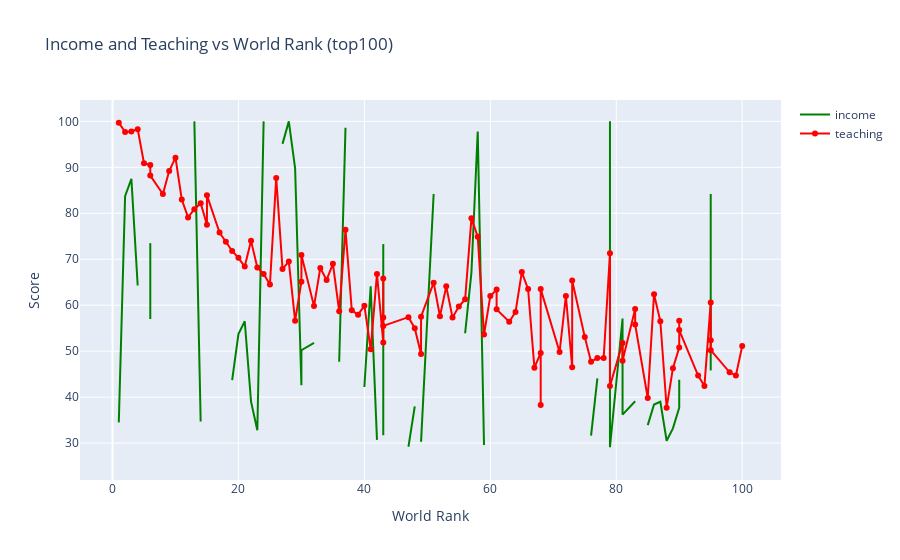

Notebook cell for this chart:
### Markdown cell above
As it can be seen, for all 3 years of data, the citations do not have any clear trend to the world ranking

### Code cell
df=timesData.iloc[:100,:]
trace1=go.Scatter(x=df.world_rank,y=df.income,
                  mode='lines',name='income',marker=dict(color='green'),text=df.university_name)
trace2=go.Scatter(x=df.world_rank,y=df.teaching, marker=dict(color='red'),mode='lines+markers',text=df.university_name,name='teaching')
data=[trace1,trace2]

layout=dict(title='Income and Teaching vs World Rank (top100)',
           xaxis=dict(title='World Rank'),yaxis=dict(title='Score',ticklen=5))

data=[trace1,trace2]
fig=dict(data=data,layout=layout)


iplot(fig)

### Figure 1 — Plotly figure (JSON) as saved in the notebook; plotly's stock layout.template omitted (floating-point values rounded to 4 significant figures)
{"data": [{"marker": {"color": "green"}, "mode": "lines", "name": "income", "text": ["Harvard University", "California Institute of Technology", "Massachusetts Institute of Technology", "Stanford University", "Princeton University", "University of Cambridge", "University of Oxford", "University of California, Berkeley", "Imperial College London", "Yale University", "University of California, Los Angeles", "University of Chicago", "Johns Hopkins University", "Cornell University", "ETH Zurich – Swiss Federal Institute of Technology Zurich", "University of Michigan", "University of Toronto", "Columbia University", "University of Pennsylvania", "Carnegie Mellon University", "University of Hong Kong", "University College London", "University of Washington", "Duke University", "Northwestern University", "University of Tokyo", "Georgia Institute of Technology", "Pohang University of Science and Technology", "University of California, Santa Barbara", "University of British Columbia", "University of North Carolina at Chapel Hill", "University of California, San Diego", "University of Illinois at Urbana-Champaign", "National University of Singapore", "McGill University", "University of Melbourne", "Peking University", "Washington University in St Louis", "École Polytechnique", "University of Edinburgh", "Hong Kong University of Science and Technology", "École Normale Supérieure", "Australian National University", "Karolinska Institute", "University of Göttingen", "University of Wisconsin", "Rice University", "École Polytechnique Fédérale de Lausanne", "University of California, Irvine", "University of Science and Technology of China", "Vanderbilt University", "University of Minnesota", "Tufts University", "University of California, Davis", "Brown University", "University of Massachusetts", "Kyoto University", "Tsinghua University", "Boston University", "New York University", "Emory University", "LMU Munich", "University of Notre Dame", "University of Pittsburgh", "Case Western Reserve University", "Ohio State University", "University of Colorado Boulder", "University of Bristol", "University of California, Santa Cruz", "Yeshiva University", "University of Sydney", "University of Virginia", "University of Adelaide", "University of Southern California", "William & Mary", "Trinity College Dublin", "King’s College London", "Stony Brook University", "Korea Advanced Institute of Science and Technology (KAIST)", "University of Sussex", "The University of Queensland", "University of York", "Heidelberg University", "University of Utah", "Durham University", "London School of Economics and Political Science", "University of Manchester", "Royal Holloway, University of London", "Lund University", "University of Southampton", "University of Zurich", "Wake Forest University", "McMaster University", "University College Dublin", "George Washington University", "University of Arizona", "University of Basel", "University of Maryland, College Park", "Dartmouth College", "École Normale Supérieure de Lyon"], "type": "scatter", "x": ["1", "2", "3", "4", "5", "6", "6", "8", "9", "10", "11", "12", "13", "14", "15", "15", "17", "18", "19", "20", "21", "22", "23", "24", "25", "26", "27", "28", "29", "30", "30", "32", "33", "34", "35", "36", "37", "38", "39", "40", "41", "42", "43", "43", "43", "43", "47", "48", "49", "49", "51", "52", "53", "54", "55", "56", "57", "58", "59", "60", "61", "61", "63", "64", "65", "66", "67", "68", "68", "68", "71", "72", "73", "73", "75", "76", "77", "78", "79", "79", "81", "81", "83", "83", "85", "86", "87", "88", "89", "90", "90", "90", "93", "94", "95", "95", "95", "98", "99", "100"], "y": ["34.5", "83.7", "87.5", "64.3", "-", "57.0", "73.5", "-", "92.9", "-", "-", "-", "100.0", "34.7", "-", "59.6", "-", "-", "43.7", "53.7", "56.5", "39.0", "32.8", "100.0", "-", "-", "95.1", "100.0", "89.8", "42.6", "50.2", "51.8", "-", "40.5", "-", "47.7", "98.6", "-", "-", "42.2", "64.1", "30.7", "-", "73.3", "31.7", "-", "29.2", "38.0", "-", "30.3", "84.2", "-", "-", "48.0", "-", "53.9", "67.1", "97.8", "29.6", "-", "-", "40.4", "-", "37.9", "-", "-", "-", "36.2", "-", "-", "90.8", "-", "52.7", "-", "-", "31.6", "44.1", "-", "100.0", "29.1", "57.1", "36.2", "39.1", "-", "33.9", "38.4", "39.0", "30.5", "33.2", "37.7", "43.8", "-", "-", "-", "-", "84.2", "45.8", "-", "-", "26.1"]}, {"marker": {"color": "red"}, "mode": "lines+markers", "name": "teaching", "text": ["Harvard University", "California Institute of Technology", "Massachusetts Institute of Technology", "Stanford University", "Princeton University", "University of Cambridge", "University of Oxford", "University of California, Berkeley", "Imperial College London", "Yale University", "University of California, Los Angeles", "University of Chicago", "Johns Hopkins University", "Cornell University", "ETH Zurich – Swiss Federal Institute of Technology Zurich", "University of Michigan", "University of Toronto", "Columbia University", "University of Pennsylvania", "Carnegie Mellon University", "University of Hong Kong", "University College London", "University of Washington", "Duke University", "Northwestern University", "University of Tokyo", "Georgia Institute of Technology", "Pohang University of Science and Technology", "University of California, Santa Barbara", "University of British Columbia", "University of North Carolina at Chapel Hill", "University of California, San Diego", "University of Illinois at Urbana-Champaign", "National University of Singapore", "McGill University", "University of Melbourne", "Peking University", "Washington University in St Louis", "École Polytechnique", "University of Edinburgh", "Hong Kong University of Science and Technology", "École Normale Supérieure", "Australian National University", "Karolinska Institute", "University of Göttingen", "University of Wisconsin", "Rice University", "École Polytechnique Fédérale de Lausanne", "University of California, Irvine", "University of Science and Technology of China", "Vanderbilt University", "University of Minnesota", "Tufts University", "University of California, Davis", "Brown University", "University of Massachusetts", "Kyoto University", "Tsinghua University", "Boston University", "New York University", "Emory University", "LMU Munich", "University of Notre Dame", "University of Pittsburgh", "Case Western Reserve University", "Ohio State University", "University of Colorado Boulder", "University of Bristol", "University of California, Santa Cruz", "Yeshiva University", "University of Sydney", "University of Virginia", "University of Adelaide", "University of Southern California", "William & Mary", "Trinity College Dublin", "King’s College London", "Stony Brook University", "Korea Advanced Institute of Science and Technology (KAIST)", "University of Sussex", "The University of Queensland", "University of York", "Heidelberg University", "University of Utah", "Durham University", "London School of Economics and Political Science", "University of Manchester", "Royal Holloway, University of London", "Lund University", "University of Southampton", "University of Zurich", "Wake Forest University", "McMaster University", "University College Dublin", "George Washington University", "University of Arizona", "University of Basel", "University of Maryland, College Park", "Dartmouth College", "École Normale Supérieure de Lyon"], "type": "scatter", "x": ["1", "2", "3", "4", "5", "6", "6", "8", "9", "10", "11", "12", "13", "14", "15", "15", "17", "18", "19", "20", "21", "22", "23", "24", "25", "26", "27", "28", "29", "30", "30", "32", "33", "34", "35", "36", "37", "38", "39", "40", "41", "42", "43", "43", "43", "43", "47", "48", "49", "49", "51", "52", "53", "54", "55", "56", "57", "58", "59", "60", "61", "61", "63", "64", "65", "66", "67", "68", "68", "68", "71", "72", "73", "73", "75", "76", "77", "78", "79", "79", "81", "81", "83", "83", "85", "86", "87", "88", "89", "90", "90", "90", "93", "94", "95", "95", "95", "98", "99", "100"], "y": [99.7, 97.7, 97.8, 98.3, 90.9, 90.5, 88.2, 84.2, 89.2, 92.1, 83, 79.1, 80.9, 82.2, 77.5, 83.9, 75.8, 73.8, 71.8, 70.3, 68.4, 74, 68.2, 66.8, 64.5, 87.7, 67.9, 69.5, 56.6, 65.1, 70.9, 59.8, 68.1, 65.5, 69, 58.7, 76.4, 58.9, 57.9, 59.9, 50.4, 66.8, 51.9, 65.8, 57.3, 55.5, 57.4, 55, 49.4, 57.5, 64.9, 57.6, 64.1, 57.3, 59.7, 61.3, 78.9, 74.9, 53.6, 62, 63.4, 59.1, 56.4, 58.5, 67.2, 63.5, 46.4, 49.6, 38.3, 63.5, 49.8, 62, 46.5, 65.4, 53.1, 47.7, 48.5, 48.5, 71.3, 42.4, 51.8, 47.9, 59.2, 55.8, 39.8, 62.4, 56.5, 37.7, 46.3, 50.8, 56.6, 54.6, 44.7, 42.4, 60.6, 52.4, 50.2, 45.4, 44.7, 51.1]}], "layout": {"title": {"text": "Income and Teaching vs World Rank (top100)"}, "xaxis": {"title": {"text": "World Rank"}}, "yaxis": {"ticklen": 5, "title": {"text": "Score"}}}}
